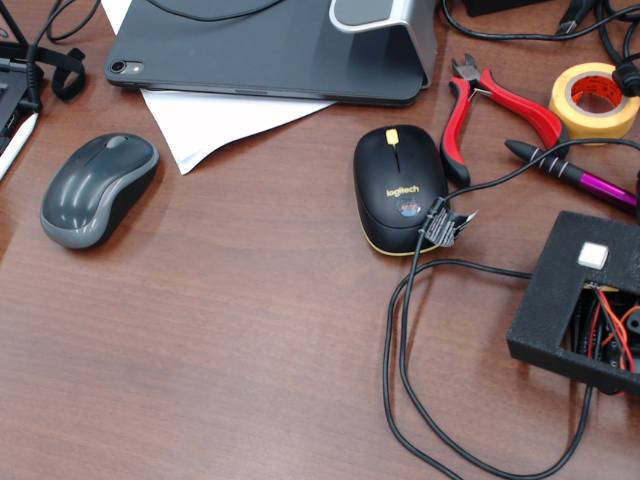
#> input picture data/img/Scanned_image.jpg, 640 x 480 px, found by its file name
$ python Filtering.py   (older library calls are emulated)
#> lines starting #> are read from the running program, lines starting #| are printed output that depends on the picture; after the words box and inside, x2 and y2 are one past the last pixel; in counts of white or black regions, pixels touching at a corner belong together
import cv2

class Filter:
    def __init__(self):
        # 스캔한 이미지 읽기
        self.img = cv2.imread('../data/img/Scanned_image.jpg')
#> self.img is the input picture: shape (480, 640, 3); mean B, G, R 112.8, 112.6, 131.5
    def check_right(self):
        count = 0  # 등고선 처리 진행 정도 확인용 변수

        # 이진화된 이미지 얻어서 등고선 처리
        imgray = cv2.GaussianBlur(self.img, (5, 5), 0)
        imgray = cv2.cvtColor(imgray, cv2.COLOR_BGR2GRAY)
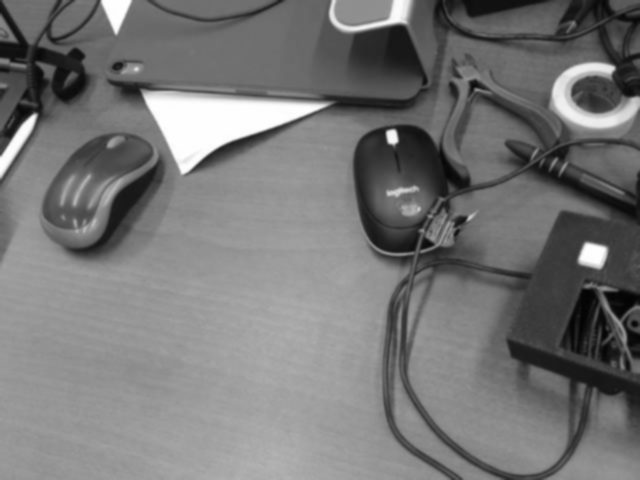
#> imgray: shape (480, 640); min 3, max 255, mean 118.2
        thr = cv2.Laplacian(imgray, cv2.CV_8U, ksize=3)  # thr = cv2.Canny(imgray, 80, 200) 이 방법도 존재
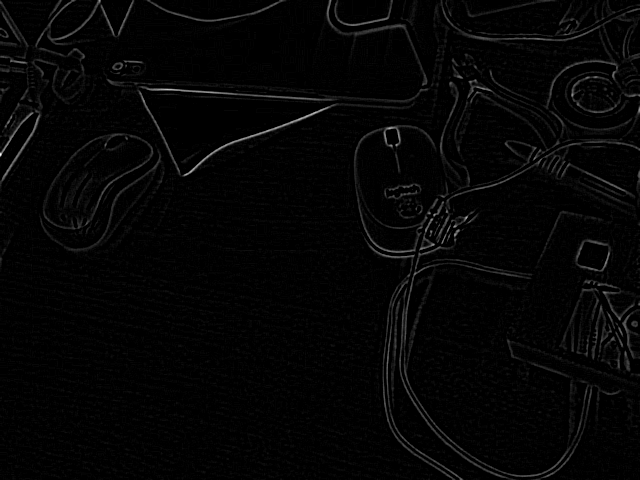
#> thr: shape (480, 640); min 0, max 255, mean 4.9
        contours, hierarchy = cv2.findContours(thr, cv2.RETR_TREE,
                                               cv2.CHAIN_APPROX_SIMPLE)
#> contours = 6007 contours, 5442 with area under 20; largest, box (x1, y1, x2, y2) and area: (87, 0, 640, 177) 19652, (222, 81, 640, 480) 19508, (138, 87, 414, 176) 7638, (0, 0, 153, 196) 5948, (42, 133, 154, 245) 5752

        for cnt in contours:
            area = cv2.contourArea(cnt)
            if area > 500:
                x, y, w, h = cv2.boundingRect(cnt)
                cv2.rectangle(self.img, (x, y), (x + w, h + y), (0, 9, 225), 2)
                count += 1
#> this loop made 6007 passes
#> (area, x, y, w, h) on passes 1952, 2219, 2253, 2346, 2505, 2533, 3077, 3106, 3655, 3990: (655, 175, 312, 129, 44), (540, 216, 290, 141, 34), (2043, 559, 287, 81, 93), (960.5, 433, 282, 122, 81), (772.5, 102, 272, 114, 32), (515, 14, 272, 161, 52), (2328.5, 570, 223, 70, 98), (642.5, 577, 241, 32, 30), (1115, 376, 173, 51, 46), (2922.5, 38, 143, 127, 126)
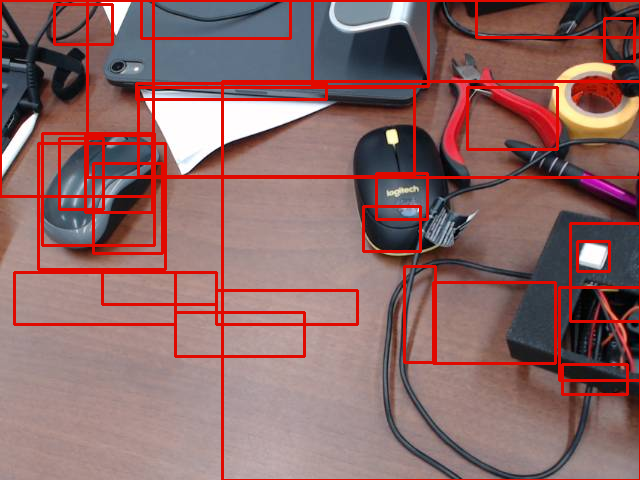
#> self.img: shape (480, 640, 3); 9.29% of pixels changed, all inside (x1, y1, x2, y2) = (0, 0, 640, 480)
#> after the loop, count = 28

        return True if count > 5 else False

if __name__ == '__main__':
    maindish = Filter()
    maindish.check_right()
